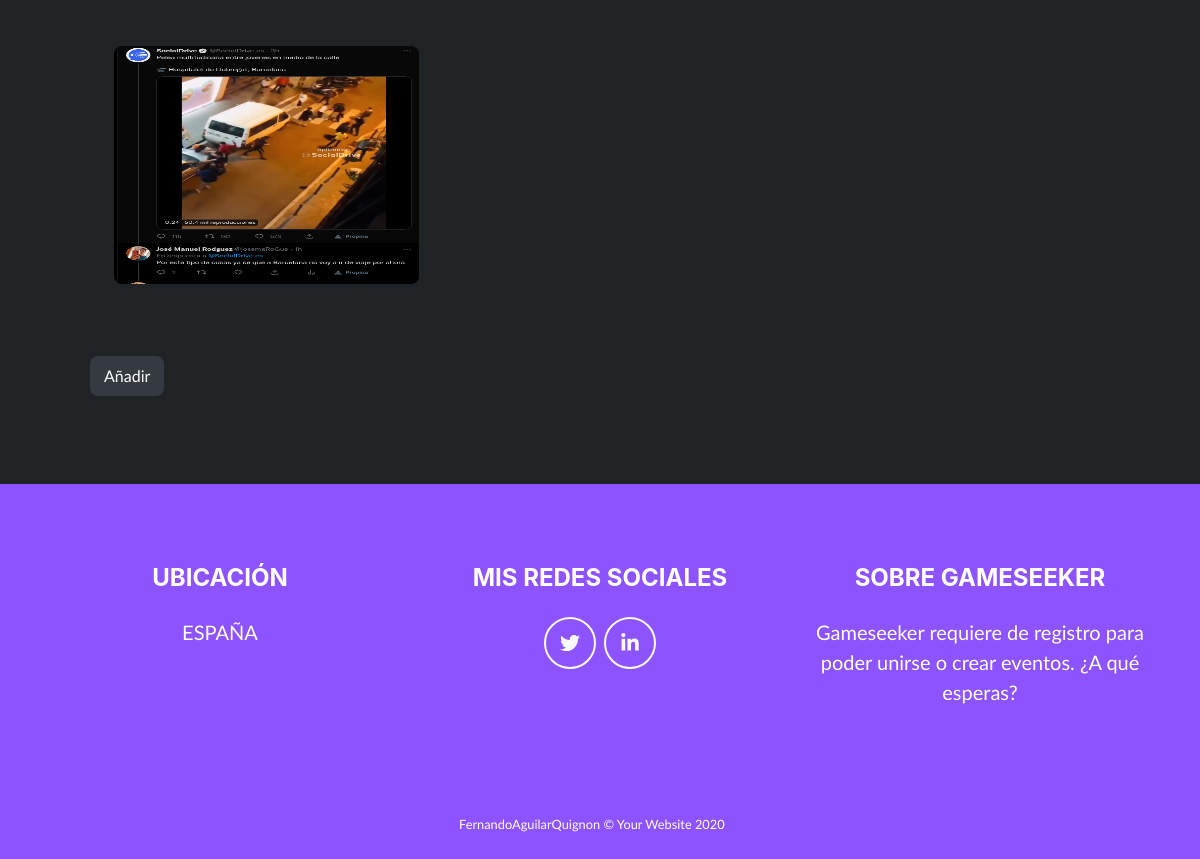
Page /comunidades/ (lower part) on the earlier database version.
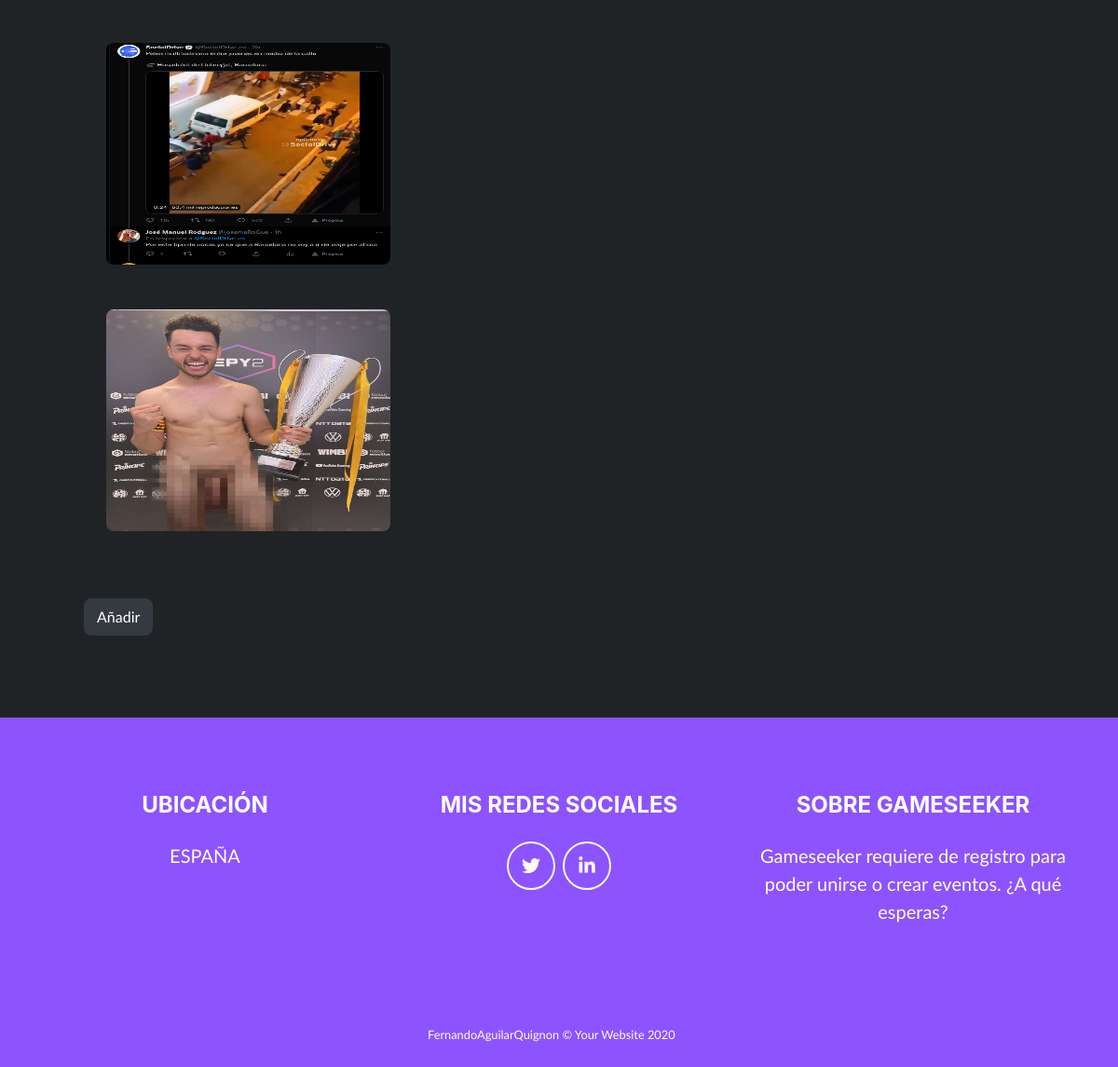
Same page on the later database version.
### gameseek_app/models.py (models this page shows, shortened)
class Community(models.Model):
    name = models.CharField(max_length = 100, unique=True, null=False, blank=False)
    description = models.CharField(max_length = 1000)
    game = models.CharField(max_length = 100, null=False, blank=False)
    number_of_players = models.PositiveBigIntegerField(null=False, blank=False)
    img = models.ImageField(upload_to='img/', null=True)

### gameseek_app/views.py (the view)
# urls.py: path('comunidades/', CommunityListView.as_view(), name="communitys-list"),
class CommunityListView(ListView):
    model = Community

### gameseek_app/templates/gameseek_app/community_list.html (shortened to what this page needs)
{% extends "base.html" %}
{% load static %}
{% block content %}
<section class="page-section portfolio" id="portfolio">
    <ul>
    {% for community in object_list %}
        <div class="col-md-6 col-lg-4 mb-5">
            <div class="portfolio-item mx-auto" data-toggle="modal" data-target="#portfolioModal{{ forloop.counter0 }}">
                {% if user.img %}
            <img src="/media/{{ user.image }}" alt="Log Cabin" style="height: 238px;
            width: 100%; "/>
            {% else %}
            <img class="img-fluid" src="/media/{{ community.img }}" alt="Log Cabin" style="height: 238px; width: 100%; "/>
            {%endif %}
            </div>
        </div>
    {% endfor %}
    <br>
    <button type="button" class="btn btn-dark" onclick="window.location.href='/comunidades/add/'">Añadir</button>
</ul>
</section>
{% endblock %}

### gameseek_app/templates/base.html (shortened to what this page needs)
<!DOCTYPE html>
{% load static %}
<html lang="en">
    <head>
        <link href="{% static "css/styles.css" %}" rel="stylesheet" >
        <link rel="stylesheet" type="text/css" href="{% static 'css/heading.css' %}">
        <link rel="stylesheet" type="text/css" href="{% static 'css/body.css' %}">
    </head>
    <body>
        {% block content %}{% endblock %}
        <footer class="footer text-center">
            <div class="container">
                <div class="row">
                    <div class="col-lg-4 mb-5 mb-lg-0">
                        <h4 class="mb-4">UBICACIÓN</h4>
                        <p class="pre-wrap lead mb-0">ESPAÑA</p>
                    </div>
                    <div class="col-lg-4 mb-5 mb-lg-0">
                        <h4 class="mb-4">MIS REDES SOCIALES</h4><a class="btn btn-outline-light btn-social mx-1" href="https://twitter.com/Gameseeker_"><i class="fab fa-fw fa-twitter"></i></a><a class="btn btn-outline-light btn-social mx-1" href="https://www.linkedin.com/in/https://www.linkedin.com/in/jos%C3%A9-manuel-rodr%C3%ADguez-guerrero-367a09234/"><i class="fab fa-fw fa-linkedin-in"></i></a>
                    </div>
                    <div class="col-lg-4">
                        <h4 class="mb-4">SOBRE GAMESEEKER</h4>
                        <p class="pre-wrap lead mb-0">Gameseeker requiere de registro para poder unirse o crear eventos. ¿A qué esperas?</p>
                    </div>
                </div>
            </div>
        </footer>
    <section class="copyright py-4 text-center text-white">
        <div class="container"><small class="pre-wrap">FernandoAguilarQuignon © Your Website 2020     </small></div>
    </section>
    </body>
</html>

Differences in the rows shown:
added Community: img (picture)
